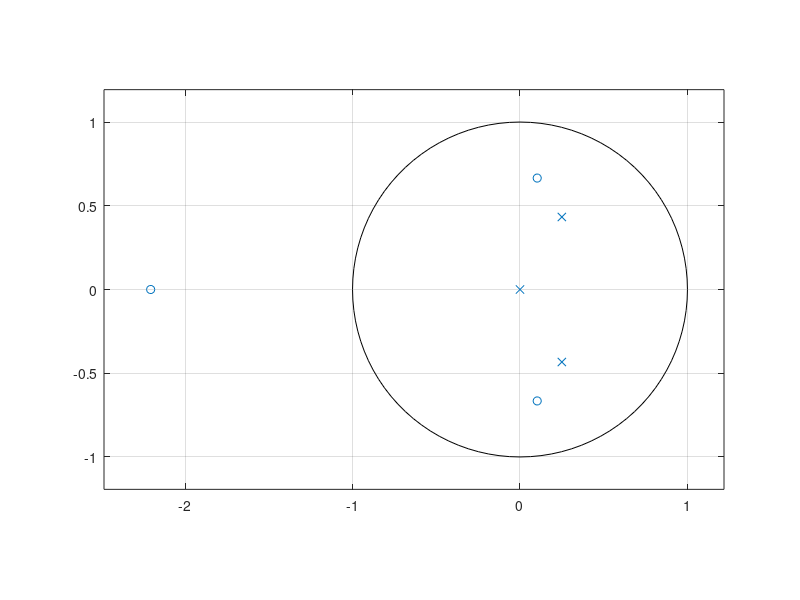

The MATLAB script that drew this image: (Note: this script raises an error after producing the figure.)
clc;
clear;
close all;
n=linspace(0,100,101);
a=[1,2,0,1];
b=[1,-0.5,0.25,0];
figure(1);
zplane(a,b);
[h,t] = impz(a,b,n);
figure(2);
stem(t,h);
title('Impulse Response');
xlabel('n');ylabel('h(n)');
xn=5+3*cos(0.2*pi*n)+4*sin(0.6*pi*n);
figure(3);
plot(n,xn);
yn=filter(a,b,xn);
figure(4);
plot(n,yn)


